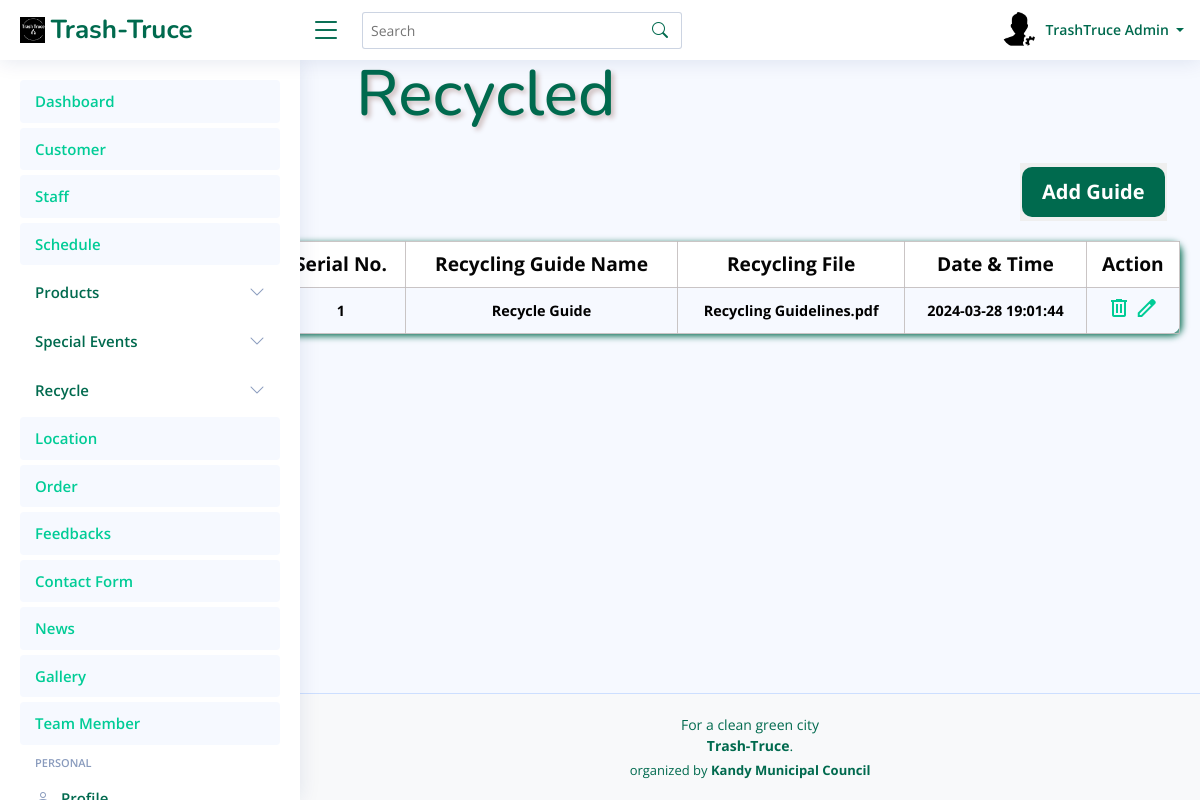
Page /admin_TrashTruce/RecyclingGuide.php (signed in) on the committed database.
### tables this page shows
CREATE TABLE `recycling_guide` (
  `ID` int(11) NOT NULL,
  `Name` text NOT NULL,
  `Gfile` text NOT NULL,
  `Date` timestamp NOT NULL DEFAULT current_timestamp() ON UPDATE current_timestamp()
);

### FO/admin.php (called while the page is built, shortened)
<?php
class admin
{
    public static function GetAdmin($ID)
    {
        try {
            $query = "SELECT `ID`, `Full_Name`, `Image`, `About`, `Job`, `Address`, `Phone`, `Email`, `password` FROM `admin` WHERE `ID` = :ID ";
            $conn = Conn::GetConnection();
            $st = $conn->prepare($query);
            $st->bindValue(":ID", $ID, PDO::PARAM_INT);
            $st->execute();
            $r = $st->fetch(PDO::FETCH_ASSOC);
            if ($r) {
                $admin = new admin();
                $admin->ID = $r['ID'];
                $admin->fullname = $r['Full_Name'];
                $admin->image = $r['Image'];
                $admin->about = $r['About'];
                $admin->job = $r['Job'];
                $admin->address = $r['Address'];
                $admin->phone = $r['Phone'];
                $admin->email = $r['Email'];
                $admin->password = $r['password'];
                return $admin;
            }
            return null;
        } catch (Exception $th) {
            throw $th;
        }
    }
}
?>

### FO/Recycle.php (called while the page is built, shortened)
<?php
class Recycle
{
public static function GetGuides()
{
    try {
        $query = "SELECT `ID`, `Name`, `Gfile`, `Date` FROM `recycling_guide`";
        $conn = Conn::GetConnection();
        $result = $conn->query($query);
        $guides = array();
        foreach ($result->fetchAll() as $r) {
            $guide = new Recycle();
            $guide->gID= $r['ID'];
            $guide->gname = $r['Name'];
            $guide->gfile = $r['Gfile'];
            $guide->gdate = $r['Date'];
            array_push($guides, $guide);
        }
        return $guides;
    } catch (Exception $th) {
        throw $th;
    }
}
}

### admin_TrashTruce/RecyclingGuide.php (the view, shortened to what this page needs)
<?php
include('../FO/Recycle.php');
$recycle = new Recycle();
$guides = $recycle->GetGuides();
?>
<!DOCTYPE html>
<html lang="en">
<head>
    <link rel="stylesheet" href="assets/css/View.css">
</head>
<body>
<?php
if (isset($_GET['search']) && !empty($_GET['search'])) {
    $search = $_GET['search'];
    $guide = Recycle::SearchGuide($search);
} else {
    $guide = Recycle::GetGuides();
}
?>
    <div>
       <?php
         include "Header.php";
        ?>
    </div>
    <div class="main">
        <div class="colorbar">
            <h1>Recycled</h1>
        </div>
        <div class="btnAll">
            <div class="btnAllDlt"><button class="btn10"><a href="AddRGuide.php">Add Guide</a></button></div>
        </div>
        <div class="intro">
            <table>
                <tr>
                    <th>Serial No.</th>
                    <th>Recycling Guide Name</th>
                    <th>Recycling File</th>
                    <th>Date & Time</th>
                    <th>Action</th>
                </tr>
                <?php if (count($guide) > 0): ?>
                <?php foreach ($guides as $index => $guide): ?>
                    <tr>
                        <td><?php echo $index + 1; ?></td>
                        <td><?php echo $guide->gname; ?></td>
                        <td><?php echo $guide->gfile; ?></td>
                        <td><?php echo $guide->gdate?></td>
                        <td>
                        <?php echo '<a href="deleteGuide.php?id='.$guide->gID.'" onclick="return confirm(\'Are you sure you want to delete this Guide?\');"><span class="material-symbols-outlined">delete</span></a>';?>
                            <?php echo '<a href="EditGuide.php?id='.$guide->gID.'"><span class="material-symbols-outlined">edit</span>';?>
                        </td>
                    </tr>
                    <?php endforeach; ?>
        <?php else: ?>
            <tr>
                <td colspan="6">No Guides found.</td>
            </tr>
        <?php endif; ?>
            </table>
        </div>
    </div>
    <div>
    </div>
</body>
</html>

### admin_TrashTruce/Header.php (shortened to what this page needs)
<?php
include_once('../FO/admin.php');
?>
<!DOCTYPE html>
<html lang="en">
<head>
  <link href="assets/vendor/bootstrap/css/bootstrap.min.css" rel="stylesheet">
  <link href="assets/vendor/bootstrap-icons/bootstrap-icons.css" rel="stylesheet">
  <link href="assets/vendor/boxicons/css/boxicons.min.css" rel="stylesheet">
  <link href="assets/vendor/quill/quill.snow.css" rel="stylesheet">
  <link href="assets/vendor/quill/quill.bubble.css" rel="stylesheet">
  <link href="assets/vendor/remixicon/remixicon.css" rel="stylesheet">
  <link href="assets/vendor/simple-datatables/style.css" rel="stylesheet">
  <link href="assets/css/style.css" rel="stylesheet">
</head>
<body>
  <header id="header" class="header fixed-top d-flex align-items-center">
    <div class="d-flex align-items-center justify-content-between">
      <a href="index.html" class="logo d-flex align-items-center">
        <img src="assets/img/Untitled 1 (1).png" alt="">
        <span class="d-none d-lg-block">Trash-Truce</span>
      </a>
      <i class="bi bi-list toggle-sidebar-btn"></i>
    </div>
    <div class="search-bar">
      <form class="search-form d-flex align-items-center" method="GET" action="">
        <input type="text" name="search" placeholder="Search" value="<?php echo isset($_GET['search']) ? htmlspecialchars($_GET['search']) : ''; ?>" title="Enter search keyword">
        <button type="submit" title="Search"><i class="bi bi-search"></i></button>
      </form>
  </div>
    <nav class="header-nav ms-auto">
      <ul class="d-flex align-items-center">
        <li class="nav-item dropdown pe-3">
    <a class="nav-link nav-profile d-flex align-items-center pe-0" href="#" data-bs-toggle="dropdown">
        <?php
        $adminID = 1;
        $admin = admin::GetAdmin($adminID);
        if ($admin && !empty($admin->image)) {
            echo '<img src="' . $admin->image . '" alt="Profile" class="rounded-circle">';
        } else {
            echo '<img src="assets/img/default-profile-img.jpg" alt="Profile" class="rounded-circle">';
        }
        ?>
        <span class="d-none d-md-block dropdown-toggle ps-2">
            <?php
            if ($admin) {
                echo $admin->fullname;
            } else {
                echo "Admin Name";
            }
            ?>
        </span>
    </a>
        </li>
      </ul>
    </nav>
  </header>
  <aside id="sidebar" class="sidebar">
    <ul class="sidebar-nav" id="sidebar-nav">
      <li class="nav-item">
        <a class="nav-link " href="Dashboard.php">
          <span>Dashboard</span>
        </a>
      </li>
      <li class="nav-item">
        <a class="nav-link " href="Customer.php">
          <span>Customer</span>
        </a>
      </li>
      <li class="nav-item">
        <a class="nav-link " href="Staff.php">
          <span>Staff</span>
        </a>
      </li>
      <li class="nav-item">
        <a class="nav-link " href="Schedule.php">
          <span>Schedule</span>
        </a>
      </li>
      <li class="nav-item">
        <a class="nav-link collapsed" data-bs-target="#components-nav" data-bs-toggle="collapse" href="Products.php">
         <span>Products</span><i class="bi bi-chevron-down ms-auto"></i>
        </a>
      </li>
      <li class="nav-item">
        <a class="nav-link collapsed" data-bs-target="#components-nav" data-bs-toggle="collapse" href="#">
         <span>Special Events</span><i class="bi bi-chevron-down ms-auto"></i>
        </a>
      </li>
      <li class="nav-item">
        <a class="nav-link collapsed" data-bs-target="#components-nav" data-bs-toggle="collapse" href="#">
         <span>Recycle</span><i class="bi bi-chevron-down ms-auto"></i>
        </a>
      </li>
      <li class="nav-item">
        <a class="nav-link " href="Location.php">
          <span>Location</span>
        </a>
      </li>
      <li class="nav-item">
        <a class="nav-link " href="Order.php">
          <span>Order</span>
        </a>
      </li>
      <li class="nav-item">
        <a class="nav-link " href="Feedback.php">
          <span>Feedbacks</span>
        </a>
      </li>
      <li class="nav-item">
        <a class="nav-link " href="ContactUs.php">
          <span>Contact Form</span>
        </a>
      </li>
      <li class="nav-item">
        <a class="nav-link " href="News.php">
          <span>News</span>
        </a>
      </li>
      <li class="nav-item">
        <a class="nav-link " href="Gallery.php">
          <span>Gallery</span>
        </a>
      </li>
      <li class="nav-item">
        <a class="nav-link " href="Team.php">
          <span>Team Member</span>
        </a>
      </li>
      <li class="nav-heading">Personal</li>
      <li class="nav-item">
        <a class="nav-link collapsed" href="Profile.php">
          <i class="bi bi-person"></i>
          <span>Profile</span>
        </a>
      </li>
    </ul>
  </aside>
</body>
</html>

### admin_TrashTruce/assets/css/View.css (style rules this page uses)
body { font-family: "Open Sans", sans-serif; background: #f6f9ff; color: #444444; }
.main { padding: 0; }
.colorbar h1 { color: #006A4E; font-family: "Nunito", sans-serif; padding: 20px; text-shadow: 3px 3px 5px rgb(204, 188, 188); margin-left: 50px; font-size: 4em; margin-left: 28%; margin-top: 3%; }
.intro { margin-top: 0px; margin-left: 23%; margin-right: 20px; }
table { width: 100%; border-collapse: collapse; color: rgb(5, 5, 5); border-radius: 10px; box-shadow: 2px 2px 7px #006A4E; border-radius: 10px; }
table th { border: 1px solid #c2bcbcdd; border-radius: 2px; padding: 8px; text-align: center; font-size: 1.2em; }
table td { border: 1px solid #c2bcbcdd; border-radius: 2px; padding: 8px; text-align: center; color: black; font-size: 0.9em; font-weight: bold; }
table th { background-color:white }
.btn10 { border: none; padding: 0; }
.btnAllDlt { margin-left: 85%; margin-top: 10px; font-size: 1.3em; margin-bottom: 20px; border: none; }
.btnAllDlt a { background: #006A4E; border: none; color: white; padding: 10px 20px; text-align: center; text-decoration: none; display: inline-block; font-size: 20px; font-weight: bold; font-family: "Open Sans", sans-serif; margin: 4px 2px; cursor: pointer; border-radius: 10px; }

### admin_TrashTruce/assets/css/style.css (style rules this page uses)
:root { scroll-behavior: smooth; }
body { font-family: "Open Sans", sans-serif; background:#f6f9ff; color: #444444; }
a { color: #00cc96; text-decoration: none; }
h1, h2, h3, h4, h5, h6 { font-family: "Nunito", sans-serif; }
.logo { line-height: 1; }
@media (min-width: 1200px) { .logo { width: 280px; } }
.logo img { max-height: 26px; margin-right: 6px; }
.logo span { font-size: 26px; font-weight: 700; color: #006A4E; font-family: "Nunito", sans-serif; }
.header { transition: all 0.5s; z-index: 997; height: 60px; box-shadow: 0px 2px 20px rgba(1, 41, 112, 0.1); background-color: #fff; padding-left: 20px; }
.header .toggle-sidebar-btn { font-size: 32px; padding-left: 10px; cursor: pointer; color: #006A4E; }
.header .search-bar { min-width: 360px; padding: 0 20px; }
.header .search-form { width: 100%; }
.header .search-form input { border: 0; font-size: 14px; color: #006A4E; border: 1px solid rgba(1, 41, 112, 0.2); padding: 7px 38px 7px 8px; border-radius: 3px; transition: 0.3s; width: 100%; }
.header .search-form button { border: 0; padding: 0; margin-left: -30px; background: none; }
.header .search-form button i { color: #006A4E; }
.header-nav ul { list-style: none; }
.header-nav>ul { margin: 0; padding: 0; }
.header-nav .nav-profile { color: #006A4E; }
.header-nav .nav-profile img { max-height: 36px; }
.header-nav .nav-profile span { font-size: 14px; font-weight: 600; }
.sidebar { position: fixed; top: 60px; left: 0; bottom: 0; width: 300px; z-index: 996; transition: all 0.3s; padding: 20px; overflow-y: auto; scrollbar-width: thin; scrollbar-color: #aab7cf transparent; box-shadow: 0px 0px 20px rgba(1, 41, 112, 0.1); background-color: #fff; }
@media (min-width: 1200px) { #main, #footer { margin-left: 300px; } }
.sidebar-nav { padding: 0; margin: 0; list-style: none; }
.sidebar-nav li { padding: 0; margin: 0; list-style: none; }
.sidebar-nav .nav-item { margin-bottom: 5px; }
.sidebar-nav .nav-heading { font-size: 11px; text-transform: uppercase; color: #899bbd; font-weight: 600; margin: 10px 0 5px 15px; }
.sidebar-nav .nav-link { display: flex; align-items: center; font-size: 15px; font-weight: 600; color: #00cc96; transition: 0.3; background: #f6f9ff; padding: 10px 15px; border-radius: 4px; }
.sidebar-nav .nav-link i { font-size: 16px; margin-right: 10px; color: #00cc96; }
.sidebar-nav .nav-link.collapsed { color: #006A4E; background: #fff; }
.sidebar-nav .nav-link.collapsed i { color: #899bbd; }
.sidebar-nav .nav-link .bi-chevron-down { margin-right: 0; transition: transform 0.2s ease-in-out; }
.footer { padding: 20px 0; font-size: 14px; transition: all 0.3s; border-top: 1px solid #cddfff; }
.footer .copyright { text-align: center; color: #006A4E; }
.footer .credits { padding-top: 5px; text-align: center; font-size: 13px; color: #006A4E; }
.logo img { max-width: 100%; height: auto; }

### rows in the picture
recycling_guide: Name "Recycle Guide", Gfile "Recycling Guidelines.pdf", Date "2024-03-28 19:01:44"

### other values in the picture
$admin->fullname "TrashTruce Admin"
